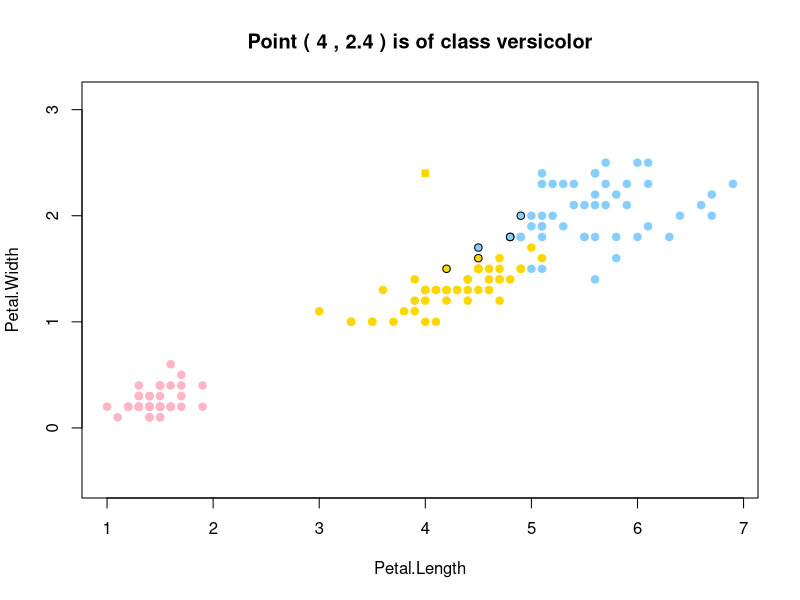

Reproduce this figure in R.
colors <- c("setosa"="pink1","versicolor"="gold","virginica"="skyblue1")
optimalK <<- 6
parOne <- 3   #чтобы можно было легко поменять параметры
parTwo <- 4
titles <- dimnames(iris)[2]
xname <- titles[[1]][parOne]   #названия для подписей на карте
yname <- titles[[1]][parTwo]


eucDist <- function(u,v) {  #функция расстояния между парой точек
  return (sqrt(sum((u-v)^2)))
}


sortObjbyDist <- function(xl,z,metricFunc=eucDist) {  #функция сортировки массива по расстоянию до z
  l <- dim(xl)[1]
  n <- dim(xl)[2]-1
  dist <- matrix(NA,l,2)
  for (i in 1:l) {
    dist[i, ] <- c(i, metricFunc(xl[i,1:n],z))  #создание списка пар (номер объекта, расстояние до z)
  }
  orderedXl <- xl[order(dist[ ,2]), ]   #сортировка списка объектов
  return (orderedXl)
}


kNN <- function(xl,z,k) {   #функция выбора класса методов kNN
  orderedXl <- sortObjbyDist(xl,z)
  n <- dim(orderedXl)[2]-1
  classes <- orderedXl[1:k,n+1]   #получает список видов для ближайших k объектов
  counts <- table(classes)   #строить из них таблицу количество цветов каждого вида
  class <- names(which.max(counts))   #выбирает тот вид, у которого больше всего представителей
  return (class)
}


determKNN_LOO <- function(xl) {   #определение оптимального k методом LOO
  l <- dim(xl)[1]
  n <- dim(xl)[2]-1
  maxK <- l-1
  errorForK <- matrix(0.0,maxK,1)
  for (i in 1:l) {  #перебираем каждый элемент
    obj <- xl[i, ]
    newXl <- xl[-i, ]  #убираем его из выборки
    z <- obj[1:n]
    orderedXl <- sortObjbyDist(newXl,z)  #находим расстояния до всех объектов
    classes <- c("setosa"=0,"versicolor"=0,"virginica"=0)
    print(i)
    for (k in 1:maxK) {   #перебираем значение k
      classes[orderedXl[k,n+1]] <- classes[orderedXl[k,n+1]]+1  #добавляем k-ый элемент в свою группу
      class <- names(which.max(classes))  #выбирает тот вид, у которого больше всего представителей
      if (class!=obj[n+1]) {   #если произошла ошибка классификации
        errorForK[k]=errorForK[k]+1/l   #то увиличиваем для данного k значение ошибки
      }
    }
  }
  LOO <- matrix(NA,maxK,2)
  for (k in 1:maxK) {
    LOO[k, ] <- c(k,errorForK[k])   #строим массив пар (номер, число ошибок)
  }
  optK <- which.min(errorForK)  #выбираем оптимальное k
  plot(LOO,pch=1,type="l",col="blue",xlab="k",ylab="LOO(k)",main="Find optimal value of k for kNN with LOO-algo")
  points(optK,LOO[optK,2],pch=21,bg="red",col="red")
  res <- paste("optK=",optK)   #готовит подпись для графика
  text(optK,LOO[optK,2]+0.05,labels=res)
  return (c(optK,errorForK[optK]))
}


algoShow <- function(z) {
  k <- optimalK
  xl <- iris[ ,c(parOne,parTwo,5)]   #построение выборки
  l <- dim(xl)[1]
  orderedXl <- sortObjbyDist(xl,z)
  n <- dim(orderedXl)[2]-1
  classes <- orderedXl[1:k,n+1]   #получает список видов для ближайших k объектов
  counts <- table(classes)   #строить из них таблицу количество цветов каждого вида
  class <- names(which.max(counts))   #выбирает тот вид, у которого больше всего представителей
  remove <- strtoi(dimnames(orderedXl[1:k, ])[[1]])  #получить номера тех, кто является ближайшими соседями
  newXl <- xl[-remove, ]    #убрать ближайших соседей из общего списка
  message <- paste("Point (",z[1],",",z[2],") is of class",class)
  plot(newXl[ ,1:n],pch=21,bg=colors[newXl[ ,n+1]],col=colors[newXl[ ,n+1]],asp=1,main=message,xlab=xname,ylab=yname)
  points(z[1],z[2],pch=22,bg=colors[class],col=colors[class],asp=1)
  points(orderedXl[1:k,1:n],pch=21,bg=colors[orderedXl[1:k,n+1]],col="black",asp=1)
}


main <- function(runLOO=FALSE,runMap=FALSE) {
  errorValue <- 1.0/30.0
  xl <- iris[ ,c(parOne,parTwo,5)]   #построение выборки
  xMin <- xl[which.min(xl[ ,1]),1]   #нахождение минимального и максимальнго иксов
  xMax <- xl[which.max(xl[ ,1]),1]
  X <- seq(from=xMin,to=xMax,by=0.05)   #список всех иксов на карте
  xLen <- length(X)
  yMin <- xl[which.min(xl[ ,2]),2]   #нахождение минимального и максимального игриков
  yMax <- xl[which.max(xl[ ,2]),2]
  Y <- seq(from=yMin,to=yMax,by=0.05)   #список всех игриков на карте
  yLen <-length(Y)
  if (runLOO==TRUE) {
    optimals <- determKNN_LOO(xl)   #находим оптимальное k
    optimalK <<- optimals[1]
    errorValue <- optimals[2]
  }
  if (runMap==TRUE) {
    flowers <- matrix(NA,xLen,yLen)
    positions <- matrix(NA,xLen*yLen,2)
    cnt <- 1
    for (i in 1:yLen) {
      print(Y[i])
      for (j in 1:xLen) {
        z <- c(X[j],Y[i])
        positions[cnt, ] <- z   #запоминаем координаты объекта
        flowers[j,i] <- kNN(xl,z,optimalK)   #находим предположительный класс методом kNN
        cnt <- cnt+1
      }
    }
    message <- paste("Map of kNN for optimal K =",optimalK,"with error =",errorValue)
    plot(positions,pch=1,bg="white",col=colors[flowers],asp=1,main=message,xlab=xname,ylab=yname)
    points(iris[ ,c(parOne,parTwo)],pch=21,bg=colors[iris$Species],col=colors[iris$Species],asp=1)
  }
}


main(FALSE,FALSE)	#посчитать отдельно LOO и полную карту
algoShow(c(4,2.4))	#показать классификацию случайной точки, подсветив её соседей
